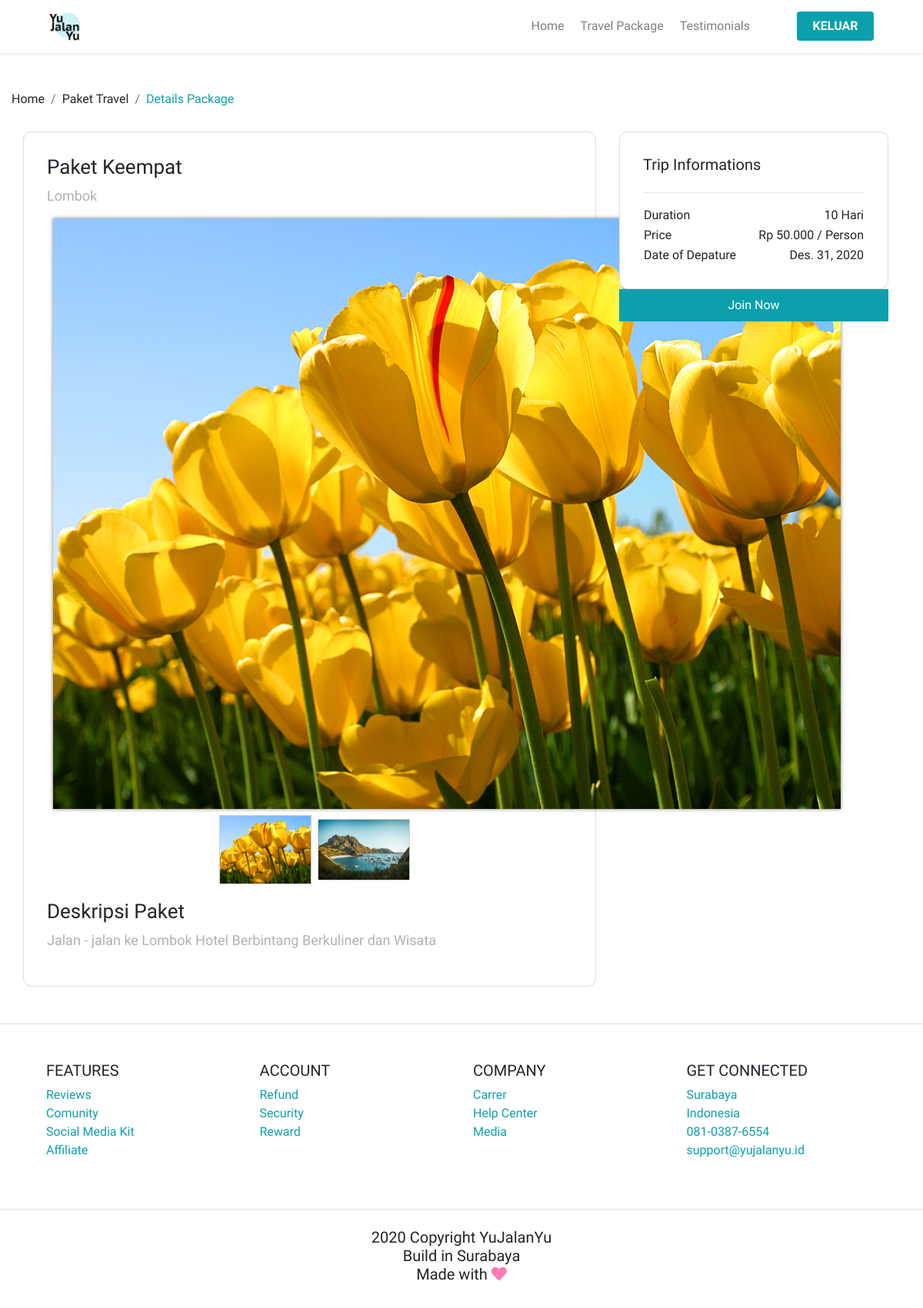
The page /paket/detail/paket-keempat (signed in) on the database its author committed.
### Paket/models.py (models this page shows, shortened)
class modelPaket(models.Model):
	nama_paket = models.CharField(max_length=100)
	destinasi = models.CharField(max_length=100)
	about = models.TextField()
	harga = models.IntegerField()
	lama_hari = models.IntegerField()
	tgl_berangkat = models.DateField()
	tgl_dibuat = models.DateField(auto_now=True, editable=False)
	slug = models.SlugField(editable=False)

class imagesPaket(models.Model):
	id_paket = models.ForeignKey('modelPaket',related_name='images', on_delete=models.CASCADE)
	image = models.ImageField(null=True, blank=True)
	def getImage(self):
		return self.image.url

### Paket/views.py (the view)
# urls.py: re_path(r'^detail/(?P<slug>[\w-]+)$', DetailPaket.as_view(), name='detail'),
class DetailPaket(FormMixin, DetailView):
    form_class = TransaksiForm
    model = modelPaket
    initial={}
    template_name = 'paket/detailPaket.html'
    extra_context = {
        'title': 'DETAIL',
    }
    def get_initial(self):
        dataPaket = self.model.objects.get(slug=self.kwargs['slug'])
        print(self.request.user)
        self.initial={
            'paket':dataPaket.slug,
            'user':self.request.user.email
        }
        return self.initial.copy()

### Paket/templates/paket/detailPaket.html (shortened to what this page needs)
{% extends "PaketView.html" %}
{% load static %}
{% load humanize %}
{% block content %}
	<main>
		<section class="section-package-content mt-5">
			<div class="container">
			 <div class="row">
				 <div class="row p-0">
					 <nav>
						 <ol class="breadcrumb">
							 <li class="breadcrumb-item">
								 Home
							 </li>
							 <li class="breadcrumb-item">
							  Paket Travel
						  </li>
						  <li class="breadcrumb-item active">
							Details Package
						</li>
						 </ol>
					 </nav>
				 </div>
			 </div>
		</div>
		</section>
		<section class="section-package">
			<div class="container">
			  <div class="row">
				<div class="col-lg-8 pl-lg-0">
					<div class="card card-details">
						<h1>{{object.nama_paket}}</h1>
						<p>{{object.destinasi}}	</p>
						<div class="gallery ml-2">
							{% with object.images.all|first as pertama %}
							<div class="xzoom-container">
								   <img
									src="{{pertama.getImage}}"
									class="xzoom"
									id="xzoom-default"
									xoriginal="{{pertama.id}}">
							</div>
							<div class="xzoom-thumbs mt-2">
								{% for x in object.images.all %}
								<img
									src="{{x.getImage}}"
									class="xzoom-gallery"
									width="120"
									xpreview="{{pertama.id}}">
								{% endfor %}
							</div>
							{% endwith %}
						</div>
						<h1>Deskripsi Paket</h1>
						<p class="text-description">{{object.about}}</p>
			  </div>
			</div>
			<div class="col-lg-4">
			  <div class="card card-details card-right">
				  <h2>Trip Informations</h2>
				  <hr>
				  <table class="trip-information">
					  <tr>
						  <td width='50%'>Duration</td>
						  <td width='50%' class="text-right">
							 {{object.lama_hari}} Hari
						  </td>
					  </tr>
					  <tr>
						  <td width='40%'>Price</td>
						  <td width='70%' class="text-right">
						   Rp {{object.harga|intcomma}} / Person
						  </td>
					  </tr>
					  <tr>
						  <td width='50%'>Date of Depature</td>
						  <td width='50%' class="text-right">
							 {{object.tgl_berangkat}}
						  </td>
					  </tr>
				  </table>
		  </div>
		  <div class="join-container">
			  <button data-toggle="modal" data-target="#modalCheckout" class="btn btn-block btn-join-now mt-3 py-2">
				  Join Now
			  </button>
		   </div>
	   </div>
	  </div>
	  </div>
		  </section>
	</main>
{% endblock content %}

### static/styles/main.css (style rules this page uses)
body { font-family: 'PT Sans Caption', sans-serif; }
.section-package-content .breadcrumb { background-color: transparent; padding: 0; margin-bottom: 30px; }
.section-package-content .breadcrumb-item.active { color: #0BA0AC; }
.section-package { min-height: 1000px; }
.section-package .card-details { padding: 30px; border-radius: 11px; }
.section-package .join-container { margin-top: -16px; }
.section-package .btn-join-now { background-color: #0BA0AC; color: #ffffff; border-radius: 0; }
h1 { font-size: 26px; }
h2 { font-size: 20px; }
p { font-size: 18px; color: #b1b1b1; }

### static/xzoom/xzoom.css (style rules this page uses)
.xzoom-container { display: inline-block; }
.xzoom-thumbs { text-align: center; margin-bottom: 10px; }
.xzoom { -webkit-box-shadow: 0px 0px 5px 0px rgba(0,0,0,0.5); -moz-box-shadow: 0px 0px 5px 0px rgba(0,0,0,0.5); box-shadow: 0px 0px 5px 0px rgba(0,0,0,0.5); }
.xzoom-gallery, .xzoom-gallery2, .xzoom-gallery3, .xzoom-gallery4, .xzoom-gallery5 { border: 1px solid #cecece; margin-left: 5px; margin-bottom: 10px; }

### rows shown on the page
modelPaket: nama_paket "Paket Keempat", destinasi "Lombok", about "Jalan - jalan ke Lombok Hotel Berbintang Berkuliner dan Wisata", lama_hari "10", harga "50.000", tgl_berangkat "Des. 31, 2020"
imagesPaket: getImage (picture)
imagesPaket: getImage (picture)
